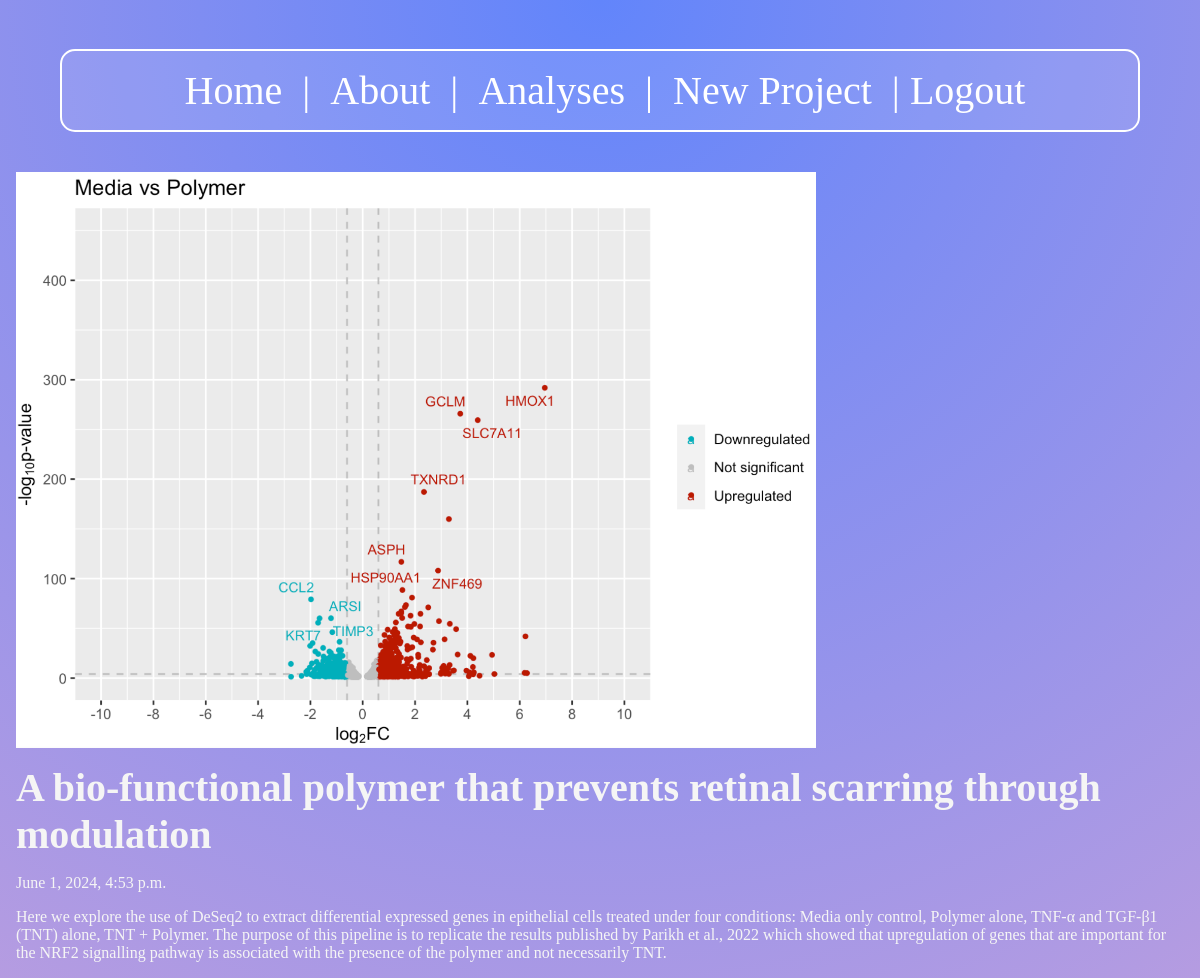
Screenshot of /projects/project1 (signed in) with the database file from the repository.
### projects/models.py (models this page shows, shortened)
class Project(models.Model):
    title = models.CharField(max_length=75)
    body = models.TextField()
    slug = models.SlugField()
    date = models.DateTimeField(auto_now_add=True)
    banner = models.ImageField(default='Default_Project.png', blank=True)
    author = models.ForeignKey(User, on_delete=models.CASCADE, default=None)

### projects/views.py (the view)
# urls.py: path('<slug:slug>', views.project_page, name="page"),
def project_page(request, slug):
    project = Project.objects.get(slug=slug)
    return render(request, 'projects/project_page.html', {'project': project})

### projects/templates/projects/project_page.html (shortened to what this page needs)
{% extends 'layout.html' %}
{% block content %}
    <section>
        <img
            class="banner"
            src="{{ project.banner.url }}"
            alt="{{ project.title }}"
        />
        <h1>{{ project.title }}</h1>
        <p>{{ project.date }}</p>
        <p>{{ project.body }}</p>
    </section>
{% endblock %}

### static/css/style.css (style rules this page uses)
* { margin: 0; padding: 0; box-sizing: border-box; }
body { min-height: 100vh; background-image: radial-gradient(circle at top, #6285fb, #b59ce1); color: whitesmoke; font-size: 3rem; display: flex; flex-direction: column; align-items: center; position: relative; }
section { display: flex; flex-flow: column; gap: 1rem; }
h1, h2 { font-size: 2.5rem; }
p { font-size: 1rem; }
.banner { display: block; width: 100%; max-width: 800px; }

### rows the page displays
Project: banner (picture), title "A bio-functional polymer that prevents retinal scarring through modulation", date "June 1, 2024, 4:53 p.m.", body "Here we explore the use of DeSeq2 to extract differential expressed genes in epithelial cells treated under four conditions: Media only control, Polymer alone, TNF-α and TGF-β1 (TNT) alone, TNT + Polymer. The purpose of this pipeline is to replicate the results published by Parikh et al., 2022 which showed that upregulation of genes that are important for the NRF2 signalling pathway is associated with the presence of the polymer and not necessarily TNT."
